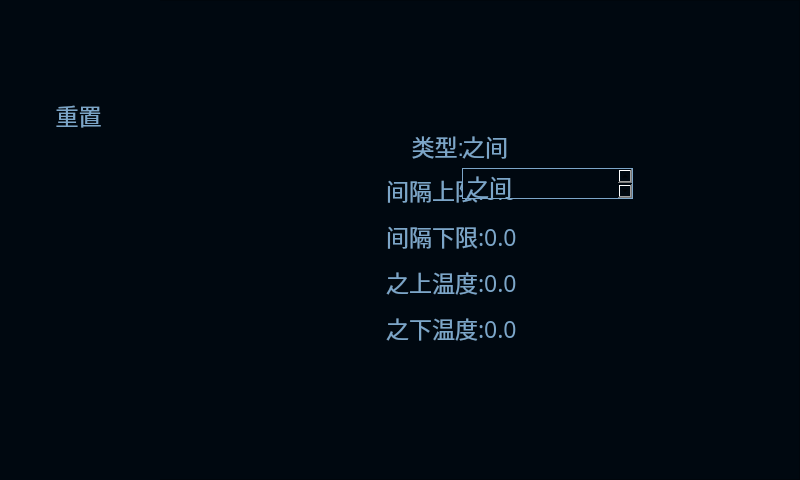
<?xml version="1.0" encoding="UTF-8"?>
<ui version="4.0">
 <class>Hp_Mode_Rdj_Adjust</class>
 <widget class="QWidget" name="Hp_Mode_Rdj_Adjust">
  <property name="geometry">
   <rect>
    <x>0</x>
    <y>0</y>
    <width>800</width>
    <height>480</height>
   </rect>
  </property>
  <property name="windowTitle">
   <string>Form</string>
  </property>
  <property name="styleSheet">
   <string notr="true">background-color: rgb(0, 8, 16);
background-image:url(:/res/res/setting_background.png);</string>
  </property>
  <widget class="QFrame" name="frame">
   <property name="geometry">
    <rect>
     <x>0</x>
     <y>0</y>
     <width>160</width>
     <height>480</height>
    </rect>
   </property>
   <property name="styleSheet">
    <string notr="true">background-image:url(:/res/res/main_background.png);</string>
   </property>
   <property name="frameShape">
    <enum>QFrame::NoFrame</enum>
   </property>
   <property name="frameShadow">
    <enum>QFrame::Raised</enum>
   </property>
   <widget class="QToolButton" name="toolButton_finish">
    <property name="geometry">
     <rect>
      <x>0</x>
      <y>0</y>
      <width>160</width>
      <height>70</height>
     </rect>
    </property>
    <property name="font">
     <font>
      <pointsize>17</pointsize>
     </font>
    </property>
    <property name="focusPolicy">
     <enum>Qt::NoFocus</enum>
    </property>
    <property name="styleSheet">
     <string notr="true">QToolButton {
border-image:url(:/res/res/setting_back.png);
}  
</string>
    </property>
    <property name="text">
     <string/>
    </property>
    <property name="iconSize">
     <size>
      <width>25</width>
      <height>25</height>
     </size>
    </property>
    <property name="autoRaise">
     <bool>true</bool>
    </property>
    <property name="arrowType">
     <enum>Qt::NoArrow</enum>
    </property>
   </widget>
   <widget class="QToolButton" name="toolButton_default">
    <property name="geometry">
     <rect>
      <x>3</x>
      <y>80</y>
      <width>151</width>
      <height>70</height>
     </rect>
    </property>
    <property name="font">
     <font>
      <pointsize>17</pointsize>
     </font>
    </property>
    <property name="focusPolicy">
     <enum>Qt::NoFocus</enum>
    </property>
    <property name="styleSheet">
     <string notr="true">QToolButton {
border-image:url(:/res/res/mode_button_n.png);
color:#7CA6C9;
}  

QToolButton:pressed{
border-image:url(:/res/res/mode_button_s.png);
}</string>
    </property>
    <property name="text">
     <string>重置</string>
    </property>
    <property name="autoRaise">
     <bool>true</bool>
    </property>
   </widget>
   <widget class="QFrame" name="frame_back">
    <property name="geometry">
     <rect>
      <x>-2</x>
      <y>0</y>
      <width>180</width>
      <height>481</height>
     </rect>
    </property>
    <property name="styleSheet">
     <string notr="true">background-image:url(:/res/res/setting_background.png);</string>
    </property>
    <property name="frameShape">
     <enum>QFrame::StyledPanel</enum>
    </property>
    <property name="frameShadow">
     <enum>QFrame::Raised</enum>
    </property>
   </widget>
   <zorder>frame_back</zorder>
   <zorder>toolButton_default</zorder>
   <zorder>toolButton_finish</zorder>
  </widget>
  <widget class="QFrame" name="frame_rdj">
   <property name="geometry">
    <rect>
     <x>283</x>
     <y>123</y>
     <width>353</width>
     <height>231</height>
    </rect>
   </property>
   <property name="styleSheet">
    <string notr="true">background-image:url(:/res/res/mode_bg.png);</string>
   </property>
   <property name="frameShape">
    <enum>QFrame::NoFrame</enum>
   </property>
   <property name="frameShadow">
    <enum>QFrame::Raised</enum>
   </property>
   <widget class="hp_QDoubleSpinBoxSet" name="doubleSpinBox_high">
    <property name="geometry">
     <rect>
      <x>1</x>
      <y>47</y>
      <width>350</width>
      <height>44</height>
     </rect>
    </property>
    <property name="font">
     <font>
      <family>微软雅黑</family>
      <pointsize>17</pointsize>
     </font>
    </property>
    <property name="focusPolicy">
     <enum>Qt::NoFocus</enum>
    </property>
    <property name="styleSheet">
     <string notr="true">QDoubleSpinBox
{
background-color:transparent;

background-image:url(:/res/res/spinbox_text_bg.png);
color:#7CA6C9;
border:0px;
}
QDoubleSpinBox::up-button {
	subcontrol-origin:border;
    subcontrol-position:right;
    image: url(:/res/res/right_arrow_n.png);
    width: 40;
    height: 40;       
}
QDoubleSpinBox::down-button {
subcontrol-origin:border;
    subcontrol-position:left;
    border-image: url(:/res/res/left_arrow_n.png);
    width: 40;
    height: 40;
}
/*按钮按下样式*/
QDoubleSpinBox::up-button:pressed{
	subcontrol-origin:border;
    subcontrol-position:right;
    image: url(:/res/res/right_arrow_s.png);
    width: 40;
    height: 40;       
}
  
QDoubleSpinBox::down-button:pressed{
    subcontrol-position:left;
    image: url(:/res/res/left_arrow_s.png);
    width: 40;
    height: 40;
}

QDoubleSpinBox::down-arrow:disabled,QDoubleSpinBox::down-arrow:off 
{ 
   border-image: url(:/res/res/left_arrow_d.png);
    width: 40;
    height: 40;
}

QDoubleSpinBox::up-arrow:disabled,QDoubleSpinBox::up-arrow:off 
{ 
   border-image: url(:/res/res/right_arrow_d.png);
    width: 40;
    height: 40;
}</string>
    </property>
    <property name="alignment">
     <set>Qt::AlignCenter</set>
    </property>
    <property name="accelerated">
     <bool>true</bool>
    </property>
    <property name="prefix">
     <string>间隔上限:</string>
    </property>
    <property name="decimals">
     <number>1</number>
    </property>
    <property name="minimum">
     <double>-200.000000000000000</double>
    </property>
    <property name="maximum">
     <double>2000.000000000000000</double>
    </property>
    <property name="singleStep">
     <double>0.100000000000000</double>
    </property>
   </widget>
   <widget class="hp_QDoubleSpinBoxSet" name="doubleSpinBox_low">
    <property name="geometry">
     <rect>
      <x>1</x>
      <y>93</y>
      <width>350</width>
      <height>44</height>
     </rect>
    </property>
    <property name="font">
     <font>
      <family>微软雅黑</family>
      <pointsize>17</pointsize>
     </font>
    </property>
    <property name="focusPolicy">
     <enum>Qt::NoFocus</enum>
    </property>
    <property name="styleSheet">
     <string notr="true">QDoubleSpinBox
{
background-color:transparent;

background-image:url(:/res/res/spinbox_text_bg.png);
color:#7CA6C9;
border:0px;
}
QDoubleSpinBox::up-button {
	subcontrol-origin:border;
    subcontrol-position:right;
    image: url(:/res/res/right_arrow_n.png);
    width: 40;
    height: 40;       
}
QDoubleSpinBox::down-button {
subcontrol-origin:border;
    subcontrol-position:left;
    border-image: url(:/res/res/left_arrow_n.png);
    width: 40;
    height: 40;
}
/*按钮按下样式*/
QDoubleSpinBox::up-button:pressed{
	subcontrol-origin:border;
    subcontrol-position:right;
    image: url(:/res/res/right_arrow_s.png);
    width: 40;
    height: 40;       
}
  
QDoubleSpinBox::down-button:pressed{
    subcontrol-position:left;
    image: url(:/res/res/left_arrow_s.png);
    width: 40;
    height: 40;
}

QDoubleSpinBox::down-arrow:disabled,QDoubleSpinBox::down-arrow:off 
{ 
   border-image: url(:/res/res/left_arrow_d.png);
    width: 40;
    height: 40;
}

QDoubleSpinBox::up-arrow:disabled,QDoubleSpinBox::up-arrow:off 
{ 
   border-image: url(:/res/res/right_arrow_d.png);
    width: 40;
    height: 40;
}</string>
    </property>
    <property name="alignment">
     <set>Qt::AlignCenter</set>
    </property>
    <property name="accelerated">
     <bool>true</bool>
    </property>
    <property name="prefix">
     <string>间隔下限:</string>
    </property>
    <property name="decimals">
     <number>1</number>
    </property>
    <property name="minimum">
     <double>-200.000000000000000</double>
    </property>
    <property name="maximum">
     <double>2000.000000000000000</double>
    </property>
    <property name="singleStep">
     <double>0.100000000000000</double>
    </property>
   </widget>
   <widget class="hp_QDoubleSpinBoxSet" name="doubleSpinBox_above">
    <property name="geometry">
     <rect>
      <x>1</x>
      <y>139</y>
      <width>350</width>
      <height>44</height>
     </rect>
    </property>
    <property name="font">
     <font>
      <family>微软雅黑</family>
      <pointsize>17</pointsize>
     </font>
    </property>
    <property name="focusPolicy">
     <enum>Qt::NoFocus</enum>
    </property>
    <property name="styleSheet">
     <string notr="true">QDoubleSpinBox
{
background-color:transparent;

background-image:url(:/res/res/spinbox_text_bg.png);
color:#7CA6C9;
border:0px;
}
QDoubleSpinBox::up-button {
	subcontrol-origin:border;
    subcontrol-position:right;
    image: url(:/res/res/right_arrow_n.png);
    width: 40;
    height: 40;       
}
QDoubleSpinBox::down-button {
subcontrol-origin:border;
    subcontrol-position:left;
    border-image: url(:/res/res/left_arrow_n.png);
    width: 40;
    height: 40;
}
/*按钮按下样式*/
QDoubleSpinBox::up-button:pressed{
	subcontrol-origin:border;
    subcontrol-position:right;
    image: url(:/res/res/right_arrow_s.png);
    width: 40;
    height: 40;       
}
  
QDoubleSpinBox::down-button:pressed{
    subcontrol-position:left;
    image: url(:/res/res/left_arrow_s.png);
    width: 40;
    height: 40;
}

QDoubleSpinBox::down-arrow:disabled,QDoubleSpinBox::down-arrow:off 
{ 
   border-image: url(:/res/res/left_arrow_d.png);
    width: 40;
    height: 40;
}

QDoubleSpinBox::up-arrow:disabled,QDoubleSpinBox::up-arrow:off 
{ 
   border-image: url(:/res/res/right_arrow_d.png);
    width: 40;
    height: 40;
}</string>
    </property>
    <property name="alignment">
     <set>Qt::AlignCenter</set>
    </property>
    <property name="accelerated">
     <bool>true</bool>
    </property>
    <property name="prefix">
     <string>之上温度:</string>
    </property>
    <property name="decimals">
     <number>1</number>
    </property>
    <property name="minimum">
     <double>-200.000000000000000</double>
    </property>
    <property name="maximum">
     <double>2000.000000000000000</double>
    </property>
    <property name="singleStep">
     <double>0.100000000000000</double>
    </property>
   </widget>
   <widget class="hp_QDoubleSpinBoxSet" name="doubleSpinBox_below">
    <property name="geometry">
     <rect>
      <x>1</x>
      <y>185</y>
      <width>350</width>
      <height>44</height>
     </rect>
    </property>
    <property name="font">
     <font>
      <family>微软雅黑</family>
      <pointsize>17</pointsize>
     </font>
    </property>
    <property name="focusPolicy">
     <enum>Qt::NoFocus</enum>
    </property>
    <property name="styleSheet">
     <string notr="true">QDoubleSpinBox
{
background-color:transparent;

background-image:url(:/res/res/spinbox_text_bg.png);
color:#7CA6C9;
border:0px;
}
QDoubleSpinBox::up-button {
	subcontrol-origin:border;
    subcontrol-position:right;
    image: url(:/res/res/right_arrow_n.png);
    width: 40;
    height: 40;       
}
QDoubleSpinBox::down-button {
subcontrol-origin:border;
    subcontrol-position:left;
    border-image: url(:/res/res/left_arrow_n.png);
    width: 40;
    height: 40;
}
/*按钮按下样式*/
QDoubleSpinBox::up-button:pressed{
	subcontrol-origin:border;
    subcontrol-position:right;
    image: url(:/res/res/right_arrow_s.png);
    width: 40;
    height: 40;       
}
  
QDoubleSpinBox::down-button:pressed{
    subcontrol-position:left;
    image: url(:/res/res/left_arrow_s.png);
    width: 40;
    height: 40;
}

QDoubleSpinBox::down-arrow:disabled,QDoubleSpinBox::down-arrow:off 
{ 
   border-image: url(:/res/res/left_arrow_d.png);
    width: 40;
    height: 40;
}

QDoubleSpinBox::up-arrow:disabled,QDoubleSpinBox::up-arrow:off 
{ 
   border-image: url(:/res/res/right_arrow_d.png);
    width: 40;
    height: 40;
}</string>
    </property>
    <property name="alignment">
     <set>Qt::AlignCenter</set>
    </property>
    <property name="accelerated">
     <bool>true</bool>
    </property>
    <property name="prefix">
     <string>之下温度:</string>
    </property>
    <property name="decimals">
     <number>1</number>
    </property>
    <property name="minimum">
     <double>-200.000000000000000</double>
    </property>
    <property name="maximum">
     <double>2000.000000000000000</double>
    </property>
    <property name="singleStep">
     <double>0.100000000000000</double>
    </property>
   </widget>
   <widget class="QLabel" name="label_rdj_type">
    <property name="geometry">
     <rect>
      <x>1</x>
      <y>1</y>
      <width>180</width>
      <height>44</height>
     </rect>
    </property>
    <property name="font">
     <font>
      <pointsize>17</pointsize>
     </font>
    </property>
    <property name="styleSheet">
     <string notr="true">background:transparent;
color:#7CA6C9;</string>
    </property>
    <property name="text">
     <string>类型:</string>
    </property>
    <property name="alignment">
     <set>Qt::AlignRight|Qt::AlignTrailing|Qt::AlignVCenter</set>
    </property>
   </widget>
   <widget class="QComboBox" name="comboBox_rdj_type">
    <property name="geometry">
     <rect>
      <x>179</x>
      <y>1</y>
      <width>171</width>
      <height>44</height>
     </rect>
    </property>
    <property name="font">
     <font>
      <family>Arial</family>
      <pointsize>17</pointsize>
      <weight>50</weight>
      <italic>false</italic>
      <bold>false</bold>
     </font>
    </property>
    <property name="styleSheet">
     <string notr="true">
QComboBox {
	color:red;
	font: 17pt &quot;Arial&quot;;
    border: 0px solid #7CA6C9;
	background-color: rgba(255, 255, 255, 0);
}

QComboBox QAbstractItemView {
/*    background-color: #0a1a29;*/
background-color:transparent;
    border: 1px solid #7CA6C9;
	color:#7CA6C9;
}
QComboBox:editable {
	background:transparent;
	color:#7CA6C9;
}


QComboBox:!editable, QComboBox::drop-down:editable {

	color:#7CA6C9;
	background-image:url(:/res/res/combox_bg2.png);
}

/* QComboBox gets the &quot;on&quot; state when the popup is open */
QComboBox:!editable:on, QComboBox::drop-down:editable:on {
	color:#7CA6C9;
	background:transparent;

}

QComboBox:on { /* shift the text when the popup opens */
    padding-top: 0px;
    padding-left: 0px;
	width:40px;
	height:40px;
	color:#7CA6C9;
}

QComboBox::drop-down {
    subcontrol-origin: padding;
    subcontrol-position: right;
width:40px;
height:40px;

    border-left-width: 0px;
    border-left-color: darkgray;
    border-left-style: solid; /* just a single line */
    border-top-right-radius: 0px; /* same radius as the QComboBox */
    border-bottom-right-radius: 0px;
}

QComboBox::down-arrow {
    image: url(:/res/res/down_arrow_n.png);
}

QComboBox::down-arrow:on { /* shift the arrow when popup is open */
    top: 0px;
    left: 0px;
}</string>
    </property>
    <property name="editable">
     <bool>true</bool>
    </property>
    <property name="currentIndex">
     <number>0</number>
    </property>
    <item>
     <property name="text">
      <string>之间</string>
     </property>
    </item>
    <item>
     <property name="text">
      <string>之上</string>
     </property>
    </item>
    <item>
     <property name="text">
      <string>之下</string>
     </property>
    </item>
   </widget>
   <widget class="QFrame" name="frame_rdj_back">
    <property name="geometry">
     <rect>
      <x>-1</x>
      <y>-1</y>
      <width>360</width>
      <height>240</height>
     </rect>
    </property>
    <property name="styleSheet">
     <string notr="true">background-image:url(:/res/res/mode_bg.png);</string>
    </property>
    <property name="frameShape">
     <enum>QFrame::StyledPanel</enum>
    </property>
    <property name="frameShadow">
     <enum>QFrame::Raised</enum>
    </property>
   </widget>
   <widget class="QFrame" name="frame_rdj_type">
    <property name="geometry">
     <rect>
      <x>179</x>
      <y>1</y>
      <width>171</width>
      <height>44</height>
     </rect>
    </property>
    <property name="styleSheet">
     <string notr="true">background-image:url(:/res/res/combox_bg2.png);
/*background:transparent;*/
border: 0px solid #7CA6C9;
color:#7CA6C9;</string>
    </property>
    <property name="frameShape">
     <enum>QFrame::StyledPanel</enum>
    </property>
    <property name="frameShadow">
     <enum>QFrame::Raised</enum>
    </property>
    <widget class="QLabel" name="label_rdj_type_2">
     <property name="geometry">
      <rect>
       <x>0</x>
       <y>0</y>
       <width>129</width>
       <height>44</height>
      </rect>
     </property>
     <property name="font">
      <font>
       <family>Arial</family>
       <pointsize>17</pointsize>
       <weight>50</weight>
       <italic>false</italic>
       <bold>false</bold>
      </font>
     </property>
     <property name="styleSheet">
      <string notr="true">background:transparent;
border: 0px solid #7CA6C9;
color:#7CA6C9;</string>
     </property>
     <property name="text">
      <string>之间</string>
     </property>
     <property name="alignment">
      <set>Qt::AlignLeading|Qt::AlignLeft|Qt::AlignVCenter</set>
     </property>
    </widget>
    <widget class="QLabel" name="label_rdj_type_3">
     <property name="geometry">
      <rect>
       <x>129</x>
       <y>2</y>
       <width>40</width>
       <height>40</height>
      </rect>
     </property>
     <property name="styleSheet">
      <string notr="true">background:transparent;
border: 0px solid #7CA6C9;
color:#7CA6C9;
border-image:url(:/res/res/down_arrow_n.png);</string>
     </property>
     <property name="text">
      <string/>
     </property>
    </widget>
   </widget>
   <widget class="QListWidget" name="listWidget_rdj_type">
    <property name="geometry">
     <rect>
      <x>179</x>
      <y>45</y>
      <width>171</width>
      <height>31</height>
     </rect>
    </property>
    <property name="font">
     <font>
      <family>微软雅黑</family>
      <pointsize>17</pointsize>
     </font>
    </property>
    <property name="styleSheet">
     <string notr="true">border: 1px solid #7CA6C9;
color:#7CA6C9;</string>
    </property>
    <item>
     <property name="text">
      <string>之间</string>
     </property>
    </item>
    <item>
     <property name="text">
      <string>之上</string>
     </property>
    </item>
    <item>
     <property name="text">
      <string>之下</string>
     </property>
    </item>
   </widget>
   <zorder>comboBox_rdj_type</zorder>
   <zorder>frame_rdj_back</zorder>
   <zorder>doubleSpinBox_high</zorder>
   <zorder>doubleSpinBox_low</zorder>
   <zorder>doubleSpinBox_above</zorder>
   <zorder>doubleSpinBox_below</zorder>
   <zorder>label_rdj_type</zorder>
   <zorder>frame_rdj_type</zorder>
   <zorder>listWidget_rdj_type</zorder>
  </widget>
  <widget class="QFrame" name="frame_all">
   <property name="geometry">
    <rect>
     <x>0</x>
     <y>0</y>
     <width>800</width>
     <height>480</height>
    </rect>
   </property>
   <property name="frameShape">
    <enum>QFrame::StyledPanel</enum>
   </property>
   <property name="frameShadow">
    <enum>QFrame::Raised</enum>
   </property>
  </widget>
  <zorder>frame_all</zorder>
  <zorder>frame</zorder>
  <zorder>frame_rdj</zorder>
 </widget>
 <customwidgets>
  <customwidget>
   <class>hp_QDoubleSpinBoxSet</class>
   <extends>QDoubleSpinBox</extends>
   <header location="global">hp_qdoublespinboxset.h</header>
  </customwidget>
 </customwidgets>
 <resources/>
 <connections/>
</ui>
